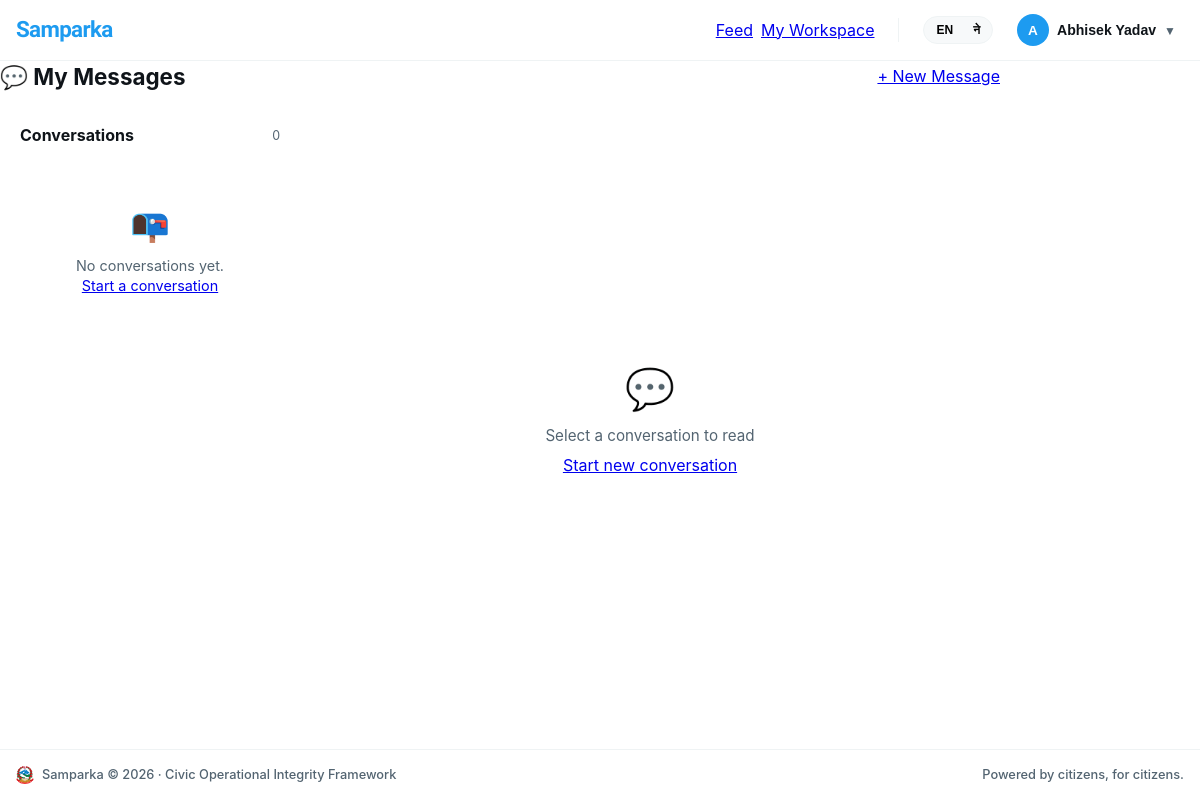
The app's page /messages/ (signed in), older data.
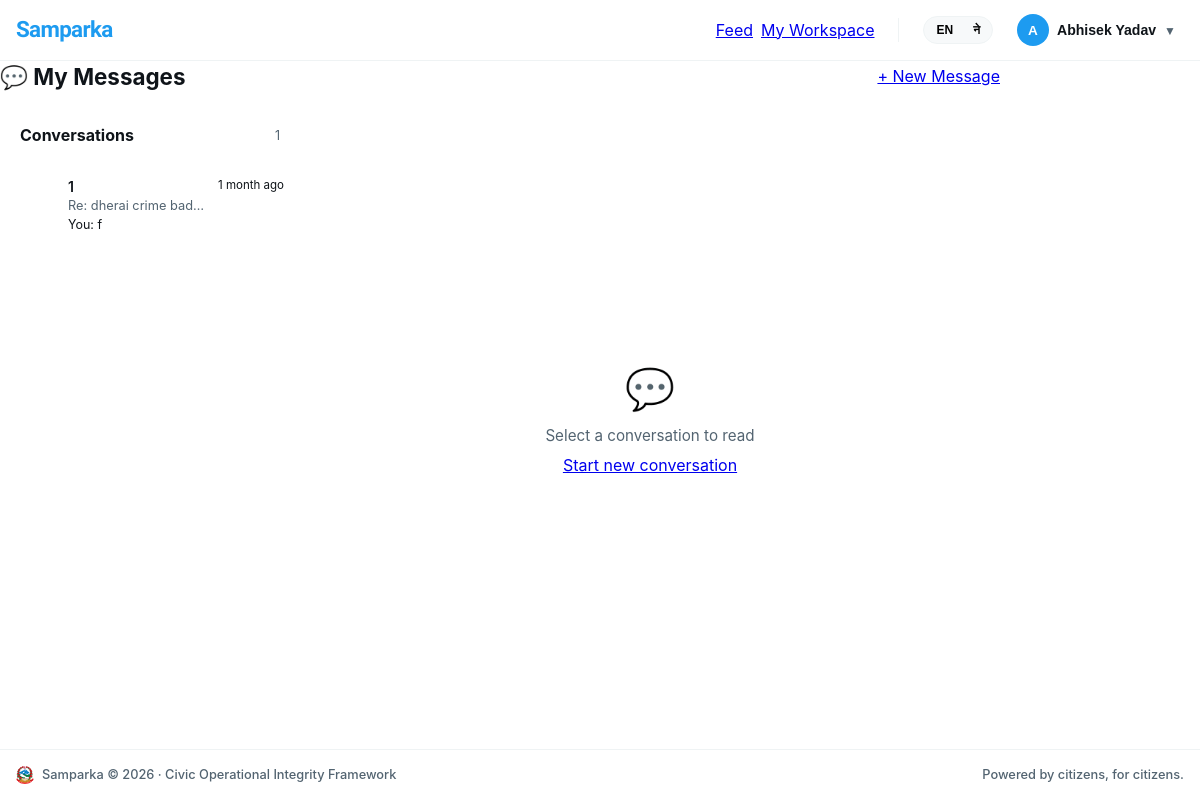
The same page, newer data.
### messaging/models.py (models this page shows, shortened)
class Conversation(models.Model):
    participant_citizen = models.ForeignKey(
        settings.AUTH_USER_MODEL,
        on_delete=models.CASCADE,
        related_name='citizen_conversations'
    )
    participant_staff = models.ForeignKey(
        settings.AUTH_USER_MODEL,
        on_delete=models.CASCADE,
        related_name='staff_conversations'
    )
    complaint = models.ForeignKey(
        'complaints.Complaint',
        on_delete=models.SET_NULL,
        null=True, blank=True,
        related_name='conversations'
    )
    subject = models.CharField(max_length=200, blank=True)
    is_closed = models.BooleanField(default=False)
    created_at = models.DateTimeField(auto_now_add=True)
    updated_at = models.DateTimeField(auto_now=True)
    class Meta:
        ordering = ['-updated_at']
    def unread_count_for(self, user):
        return self.messages.filter(is_read=False).exclude(sender=user).count()
    def last_message(self):
        return self.messages.order_by('-created_at').first()

class Message(models.Model):
    conversation = models.ForeignKey(
        Conversation,
        on_delete=models.CASCADE,
        related_name='messages'
    )
    sender = models.ForeignKey(
        settings.AUTH_USER_MODEL,
        on_delete=models.CASCADE,
        related_name='sent_messages'
    )
    body = models.TextField(max_length=2000)
    is_read = models.BooleanField(default=False)
    created_at = models.DateTimeField(auto_now_add=True)
    class Meta:
        ordering = ['created_at']

### accounts/models.py (models this page shows, shortened)
class User(AbstractUser):
    avatar = models.ImageField(upload_to='avatars/', null=True, blank=True)
    bio = models.TextField(max_length=300, blank=True)
    district = models.CharField(max_length=100, blank=True)
    ward = models.CharField(max_length=100, blank=True)
    phone = models.CharField(max_length=15, blank=True)
    is_verified = models.BooleanField(default=False)
    role = models.CharField(          # ← now inside the class
        max_length=20,
        choices=ROLE_CHOICES,
        default="user"
    )
    @property
    def display_name(self):
        if self.first_name:
            return f"{self.first_name} {self.last_name}".strip()
        return self.username

### messaging/views.py (the view)
# urls.py: path('', views.inbox, name='inbox'),
@login_required
def inbox(request):
    user = request.user
    if user.is_staff:
        conversations = Conversation.objects.select_related(
            'participant_citizen', 'participant_staff', 'complaint'
        ).prefetch_related('messages').order_by('-updated_at')
        filter_closed = request.GET.get('closed', '')
        if filter_closed == '1':
            conversations = conversations.filter(is_closed=True)
        elif filter_closed == '0' or not filter_closed:
            conversations = conversations.filter(is_closed=False)
        search = request.GET.get('q', '').strip()
        if search:
            conversations = conversations.filter(
                Q(participant_citizen__username__icontains=search) |
                Q(subject__icontains=search) |
                Q(complaint__title__icontains=search)
            )
    else:
        conversations = Conversation.objects.filter(
            participant_citizen=user
        ).select_related('participant_staff', 'complaint').prefetch_related('messages').order_by('-updated_at')
    conv_list = []
    for conv in conversations:
        conv.unread = conv.unread_count_for(user)
        conv.last_msg = conv.last_message()
        conv_list.append(conv)
    total_unread = sum(c.unread for c in conv_list)
    return render(request, 'messaging/inbox.html', {
        'conversations': conv_list,
        'total_unread': total_unread,
        'is_staff': user.is_staff,
        'filter_closed': request.GET.get('closed', '0'),
        'search': request.GET.get('q', ''),
    })

### accounts/context_processors.py (called while the page is built)
def notifications(request):
    if request.user.is_authenticated:
        return {
            'unread_count': request.user.notifications.filter(is_read=False).count()
        }
    return {'unread_count': 0}

### messaging/templates/messaging/inbox.html (shortened to what this page needs)
{% extends 'base.html' %}
{% load humanize %}
{% block content %}
<div class="container" style="max-width: 1000px;">
  <div style="display: flex; align-items: center; justify-content: space-between; margin-bottom: 1rem;">
    <div>
      <h1 style="font-family: var(--font); font-size: 1.4rem; font-weight: 700;">
        💬 {% if is_staff %}All Conversations{% else %}My Messages{% endif %}
      </h1>
    </div>
    {% if not is_staff %}
    <a href="{% url 'messaging:start' %}" class="btn btn-primary btn-sm">+ New Message</a>
    {% endif %}
  </div>
  <div class="inbox-layout">
    <div class="inbox-sidebar">
      <div class="inbox-sidebar-header">
        <span class="inbox-sidebar-title">Conversations</span>
        <span style="font-size: 0.78rem; color: var(--text-muted);">{{ conversations|length }}</span>
      </div>
      <div class="conv-list">
        {% for conv in conversations %}
        <a href="{% url 'messaging:conversation' pk=conv.pk %}" class="conv-item {% if conv.unread > 0 %}unread{% endif %}">
          <div class="conv-avatar" style="{% if conv.is_closed %}background: var(--text-muted);{% endif %}">
          </div>
          <div class="conv-item-body">
            <div class="conv-item-name">
              {% if is_staff %}{{ conv.participant_citizen.display_name }}
              {% else %}{{ conv.participant_staff.display_name }}{% endif %}
            </div>
            <div class="conv-item-subject">{{ conv.subject|default:"No subject" }}</div>
            {% if conv.last_msg %}
            <div class="conv-item-preview">
              {% if conv.last_msg.sender == request.user %}You: {% endif %}{{ conv.last_msg.body }}
            </div>
            {% endif %}
          </div>
          <div class="conv-item-time">{{ conv.updated_at|naturaltime }}</div>
        </a>
        {% empty %}
        <div class="inbox-empty">
          <div class="inbox-empty-icon">📭</div>
          <p>No conversations yet.</p>
          {% if not is_staff %}
          <a href="{% url 'messaging:start' %}" class="btn btn-primary btn-sm" style="margin-top:0.5rem;">Start a conversation</a>
          {% endif %}
        </div>
        {% endfor %}
      </div>
    </div>
    <div class="inbox-main">
      <div class="inbox-main-icon">💬</div>
      <p style="font-size: 0.95rem;">Select a conversation to read</p>
      {% if not is_staff %}
      <a href="{% url 'messaging:start' %}" class="btn btn-primary btn-sm">Start new conversation</a>
      {% endif %}
    </div>
  </div>
</div>
{% endblock %}

Row changes from the older to the newer data that the page shows:
added Conversation: participant_staff.display_name "1", subject "Re: dherai crime bad…", shows "You:", last_msg.body "f", updated_at "1 month ago"
Text that changed along with them:
{{ conversations|length }}: "0" → "1"
text no longer shown: "📭 No conversations yet. Start a conversation"
